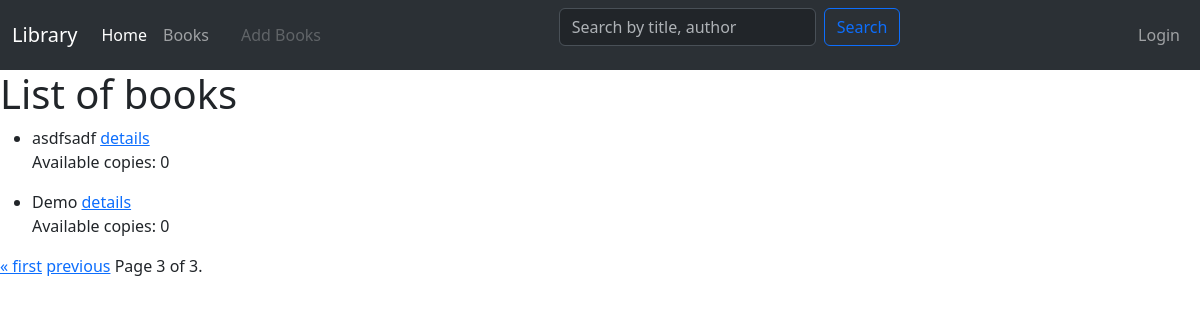
/book_list/?page=3, run on an earlier commit of the app's database.
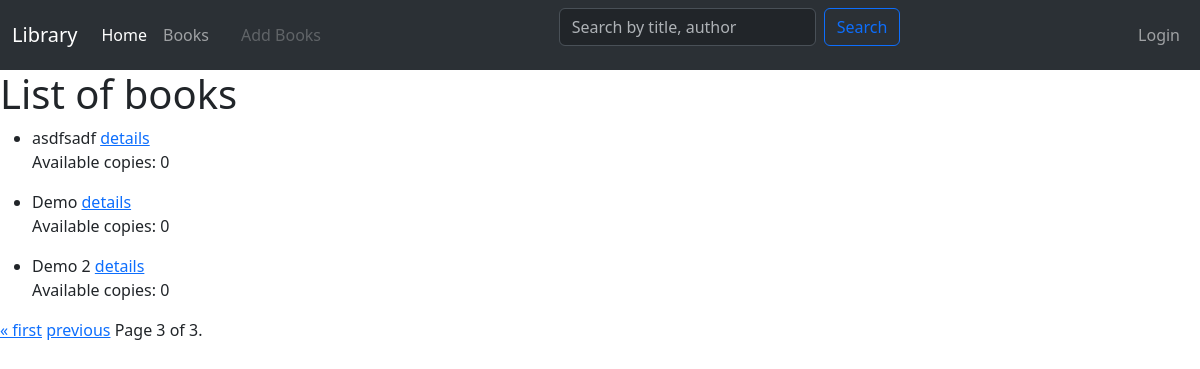
And on a later commit of the database.
### catalog/models.py (models this page shows, shortened)
class Book(models.Model):
    title = models.CharField(max_length=200, db_index=True)
    author = models.ForeignKey('Author', on_delete=models.SET_NULL, null=True)
    summary = models.TextField(max_length=600, null=True)
    isbn = models.CharField('ISBN', max_length=13, unique=True)
    genre = models.ManyToManyField(Genre)
    language = models.ForeignKey('Language', on_delete=models.SET_NULL, null=True)
    def available_instances(self):
        return self.bookinstance_set.filter(status='a').count()

### catalog/views.py (the view)
# urls.py: path('book_list/', BookListView.as_view(), name='book_list'),
class BookListView(ListView):
    model = Book
    queryset = Book.objects.all()
    context_object_name = 'book_list'
    paginate_by = 5  # Show 5 books per page
    def get_context_data(self, **kwargs):
        context = super().get_context_data(**kwargs)
        for book in context['book_list']:
            first_available_instance = book.bookinstance_set.filter(status='a').first()
            if first_available_instance:
                book.first_available_instance_id = first_available_instance.id
            else:
                book.first_available_instance_id = None
        return context

### catalog/templates/catalog/book_list.html (shortened to what this page needs)
{% extends 'catalog/index.html' %}
{% block content %}
<h1>List of books</h1>
{% for book in object_list %}
<ul>
    <li>{{ book.title }}
        <a href="{% url 'catalog:book_detail' book.id %}">details</a>
        <p>Available copies: {{ book.available_instances }}</p>
    </li>
</ul>
{% endfor %}
<div class="pagination">
    <span class="step-links">
        {% if page_obj.has_previous %}
            <a href="?page=1">&laquo; first</a>
            <a href="?page={{ page_obj.previous_page_number }}">previous</a>
        {% endif %}
        <span class="current">
            Page {{ page_obj.number }} of {{ page_obj.paginator.num_pages }}.
        </span>
    </span>
</div>
{% endblock %}

What changed in the data, as far as the page shows it:
added Book: title "Demo 2", available_instances "0"
